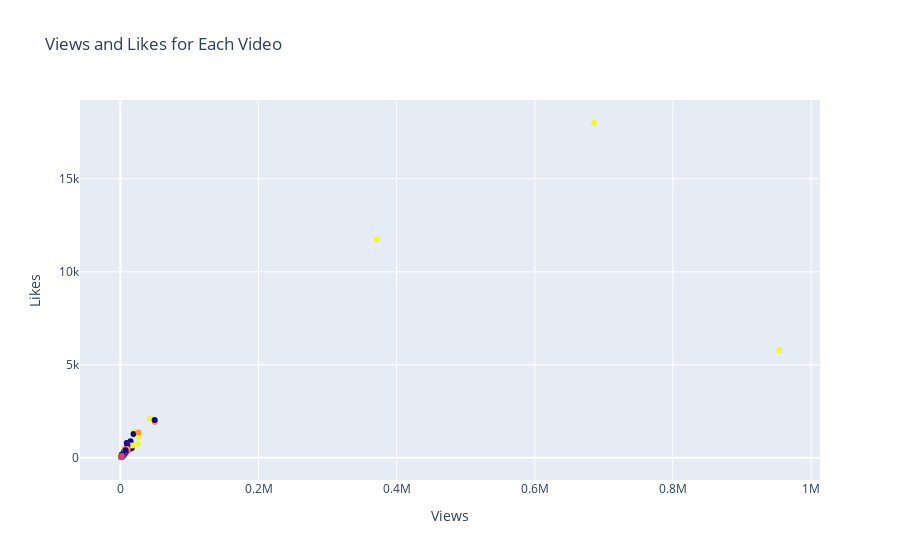

Here is the notebook cell this chart was saved with:
### Code cell
# Add 'cluster_label' column to the dataframe
df['cluster_label'] = kmeans.labels_

# Scatter plot with color-coded clusters
fig = go.Figure(data=go.Scatter(x=df['views'], y=df['likes'], mode='markers', marker=dict(color=df['cluster_label']), hovertext=df['video_title']))

fig.update_layout(title='Views and Likes for Each Video',
                  xaxis_title='Views',
                  yaxis_title='Likes',
                  hovermode='closest')
pio.write_html(fig, file='../../fam-report-site/public/Social-Analytics/views_likes_by_cluster.html', auto_open=True)
fig.show()

### Figure 1 — Plotly figure (JSON) as saved in the notebook; plotly's stock layout.template omitted (floating-point values rounded to 4 significant figures)
{"data": [{"hovertext": ["Happy Diwali 2020 | FamPay", "Get Featured In Tanmay Bhat’s Next Video #shorts", "FamPay Explained To Parents | All about India's First Neobank for Teens", "WE USED A METAL DETECTOR AND FOUND THIS 😳🤯", "How to activate your FamCard: step by step tutorial | India's first numberless card by FamPay", "What’s Alina’s type? ft. FamCard", "Teenpreneur by FamPay: Sakshi Agarwal", "Want to make, save and invest money, it’s time to Get Lit 😎", "Why did @SamayRainaOfficial kidnap Aryan's dad? | Samay Raina | FamPay", "Take it And Go feat. Mermaid Scales 🥷", "Why doesn't Saloni want to do FamPay's Ad? | ft. @Salonayyy | Saloni Gaur", "Does @GamerFleet have a new job? | ft. GamerFleet | FamPay", "OTP Olympics 🏃🏻♀️", "Take your FamCard With You", "Verify to upgrade your payments now!", "FamCard- The Only Numberless Card For Teens by FamPay", "Teenpreneur by FamPay: Kian Godhwani", "BREAKING NEWS FOR TEENS! ft. @Saurabh_Ghadge | FamPay | Payments app for Teens", "Checkout what’s in Alina’s Bag 👀", "Mom Chronicles ft. Kusha Kapila", "Stop Using Your Mother’s Debit Card #Shorts #FamPay", "Aryan couldn't stop talking about THIS...| Aryan Katariya, Krisha Jain | FamPay India", "FamPay VISA Arriving Now", "Take FamCard with you #FamPay #FamCard #Shorts", "FamCard Me- The Only Card You'll Ever Need. #FamCardMe #FamPay", "When You Ask Parents For Money #Shorts", "Teenpreneur by FamPay: Aarav Garg", "Introducing FamCard #FamCard #FamPay #Shorts", "2020 Internship Recap: What Interns Actually Do At FamPay | Apply Now!", "I don’t care ft. FamPay 🤑", "It's Debatable Finals LIVE - Day 2 FamJam 2.0", "Checkmate by FamPay | Online Chess tournament", "FamCard For Payments #shorts #FamCard #FamPay", "Hit The Streets: Friends And Funds", "Introducing FamCard Me - India's First Numberless Doodle Card For Teens", "A teen’s ‘must have’ before leaving the house", "Spending All My Money💸 #Shorts #FamPay", "Introducing FamX- a spending account for everyone", "Day1 Part 2 - Workshop on Finding The Lost Cause - FamJam 2.0 India's largest digi-fest for teens!", "Teachers Day Nostalgia X FamPay", "Who's More Likely To | Raksha Bandhan Special", "Life of a student in Pandemic 😷", "Teen.mp4 ft Rohan", "Teenpreneur by FamPay: Varun Arora", "Truth or FamPay Ft. Teens & Moms | Mothers Day Special", "Actor Sushant Singh Recommends FamPay", "Kaun Banega Coinpati by FamPay: Episode 1", "Pitch Please Finale LIVE - Day 2 FamJam 2.0", "Become a #Teenfluencer @FamPay", "Teens Recreate Their Father's Photo", "Story of FamPay ft @TanmayBhatYouTube and FamPay Founders", "Unboxing FamCard by GenZ | India’s first numberless card by FamPay", "Thank You FamPay from FamStars", "Indian Teens & Fathers: How well do you know each other? | Father's Day Edition", "Dil se Shukriya: A Tribute By Friends of Fam | Teachers Day Special", "And The Winner Of Our PS5 Giveaway is ......... ft. @TanmayBhatYouTube", "Goodbye 2020: A FamPay Recap", "Introducing FamCard for teens | India’s first numberless card by FamPay", "Presenting FamJam 2.0 - India's Largest Digi-Fest for Teens By FamPay!", "Teenpreneur by FamPay: Manasi Patil", "Day1 Part 1 - FamJam 2.0 - FamPageant & Workshop on The Art of Journaling", "Closing Ceremony (Prize Distribution and Vote of Thanks) LIVE -  FamJam 2.0", "Kaun Banega Coinpati by FamPay: Episode 2", "Workshop on Writing A Comedy Sketch LIVE - Day 2 FamJam 2.0", "F for Fame and Comicsteen Finale LIVE - Day 2 FamJam 2.0", "BTS ka BTS - PVR x FamPay BTS Concert"], "marker": {"color": [0, 1, 4, 0, 4, 4, 0, 1, 0, 0, 3, 3, 0, 1, 0, 4, 0, 4, 0, 3, 1, 4, 0, 1, 4, 1, 0, 4, 0, 3, 2, 0, 4, 0, 4, 0, 1, 4, 2, 0, 0, 3, 3, 0, 4, 0, 0, 2, 0, 4, 3, 4, 1, 1, 0, 3, 0, 4, 2, 0, 2, 3, 0, 2, 2, 0]}, "mode": "markers", "type": "scatter", "x": [2497, 14725, 371303, 4272, 19857, 11004, 2179, 3434, 9294, 18988, 14596, 12417, 14660, 11576, 1590, 42599, 1581, 3013, 16235, 49836, 8570, 7321, 14855, 11318, 24893, 9861, 3794, 3494, 4873, 7908, 867, 1347, 17233, 1676, 954024, 8828, 11293, 528, 1251, 10196, 1999, 10065, 6329, 3927, 3882, 49614, 2359, 1650, 3511, 2986, 10297, 26504, 7634, 6988, 1684, 26420, 5144, 685672, 3159, 1976, 1875, 6684, 3057, 695, 2182, 7499], "y": [156, 786, 11755, null, 1397, 685, 168, null, 795, 1279, 533, 658, 891, 722, 179, 2132, 104, 224, 517, 1921, 491, 385, 667, 566, 729, 523, 176, 174, 137, 442, 59, 60, 663, 44, 5790, 388, 421, 143, 55, 644, 64, 425, 465, 187, 149, 2028, 141, 60, 106, 128, 474, 1118, 270, 254, 83, 1358, 309, 18011, 157, 132, 43, 376, 169, 32, 102, 402]}], "layout": {"hovermode": "closest", "title": {"text": "Views and Likes for Each Video"}, "xaxis": {"title": {"text": "Views"}}, "yaxis": {"title": {"text": "Likes"}}}}
